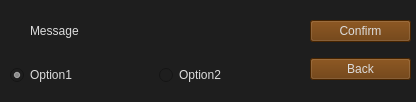
<?xml version="1.0" encoding="UTF-8"?>
<ui version="4.0">
 <class>Form</class>
 <widget class="QWidget" name="Form">
  <property name="geometry">
   <rect>
    <x>0</x>
    <y>0</y>
    <width>416</width>
    <height>102</height>
   </rect>
  </property>
  <property name="windowTitle">
   <string>Form</string>
  </property>
  <property name="styleSheet">
   <string notr="true">color: rgb(220, 220, 220);
background-color: rgb(30, 30, 30);</string>
  </property>
  <widget class="QWidget" name="verticalLayoutWidget">
   <property name="geometry">
    <rect>
     <x>310</x>
     <y>10</y>
     <width>101</width>
     <height>80</height>
    </rect>
   </property>
   <layout class="QVBoxLayout" name="verticalLayout">
    <item>
     <widget class="QPushButton" name="btnOK">
      <property name="styleSheet">
       <string notr="true">color: rgb(220, 220, 220);
background-color: rgb(100, 50, 0);</string>
      </property>
      <property name="text">
       <string>Confirm</string>
      </property>
     </widget>
    </item>
    <item>
     <widget class="QPushButton" name="btnCancel">
      <property name="styleSheet">
       <string notr="true">color: rgb(220, 220, 220);
background-color: rgb(100, 50, 0);</string>
      </property>
      <property name="text">
       <string>Back</string>
      </property>
     </widget>
    </item>
   </layout>
  </widget>
  <widget class="QLabel" name="Message">
   <property name="geometry">
    <rect>
     <x>30</x>
     <y>10</y>
     <width>251</width>
     <height>41</height>
    </rect>
   </property>
   <property name="text">
    <string>Message</string>
   </property>
  </widget>
  <widget class="QWidget" name="horizontalLayoutWidget">
   <property name="geometry">
    <rect>
     <x>10</x>
     <y>60</y>
     <width>291</width>
     <height>31</height>
    </rect>
   </property>
   <layout class="QHBoxLayout" name="horizontalLayout">
    <item>
     <widget class="QRadioButton" name="A_Option2">
      <property name="text">
       <string>Option1</string>
      </property>
      <property name="checked">
       <bool>true</bool>
      </property>
     </widget>
    </item>
    <item>
     <widget class="QRadioButton" name="A_Option1">
      <property name="text">
       <string>Option2</string>
      </property>
     </widget>
    </item>
   </layout>
  </widget>
 </widget>
 <resources/>
 <connections/>
</ui>
